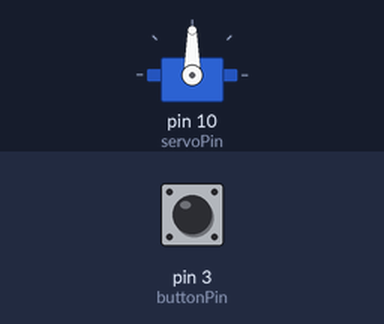
A sketch run on a simulated Arduino Uno, built with avr-gcc and run on an emulated ATmega328P. Shown: servo. The test bench sets the inputs (shaded band); at power-on: pin 3 (buttonPin) LOW.

Above: at 1.2 s.
1.3 s: pin 3 (buttonPin) pulled HIGH for 3.2 s
At 4.7 s:
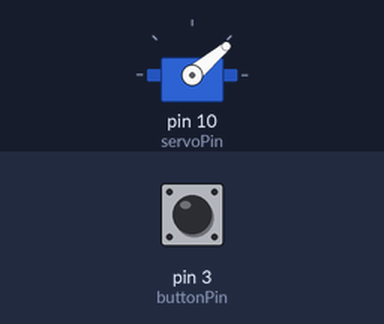
6.0 s: pin 3 (buttonPin) pulled HIGH for 3.2 s
At 7.8 s:
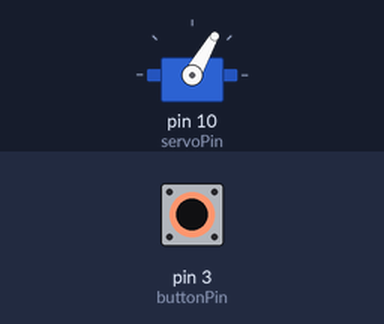
10.7 s: pin 3 (buttonPin) pulled HIGH for 3.2 s
At 14.2 s:
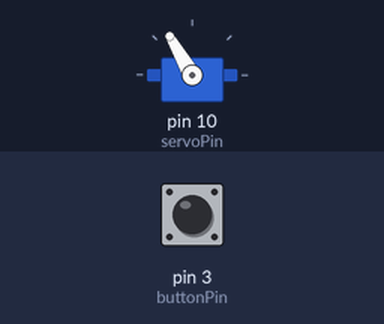
15.4 s: pin 3 (buttonPin) pulled HIGH for 3.2 s
At 19.0 s:
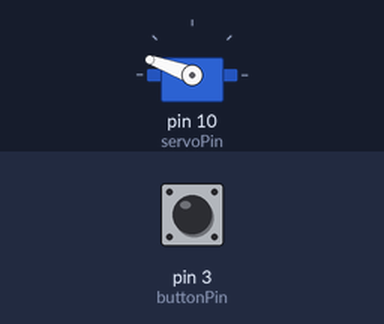
20.1 s: pin 3 (buttonPin) driven HIGH
At 22.9 s:
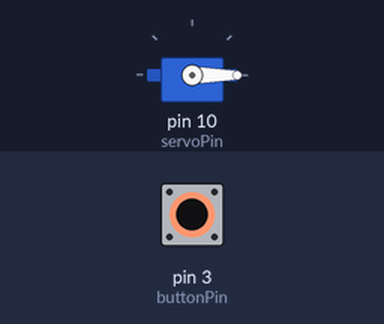
23.1 s: pin 3 (buttonPin) driven LOW
At 24.1 s:
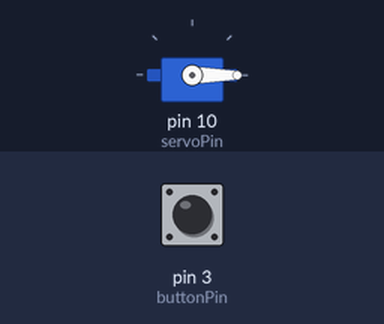
Timing chart, 0 to 25.6 s (numbered marks = the images above; inputs shaded):
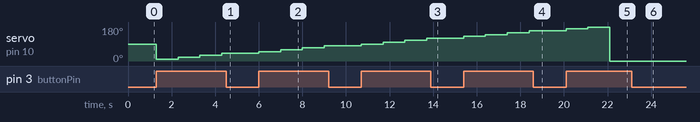

The sketch:

other_code.ino
```cpp
#include <Servo.h>

Servo myservo;  // 서보모터 객체 생성
int buttonPin = 3; // 버튼 핀
int servoPin = 10;  // 서보모터 핀
int buttonState = 0;  // 버튼 상태
int angle = 0;  // 현재 각도

void setup() {
  myservo.attach(servoPin);  // 서보모터를 10번 핀에 연결
  pinMode(buttonPin, INPUT);  // 버튼 핀을 입력으로 설정
}

void loop() {
  buttonState = digitalRead(buttonPin);  // 버튼 상태를 읽음

  // 버튼을 누르면
  if (buttonState == HIGH) {
    angle += 10;  // 각도를 10도 증가
    if (angle > 180) {  // 최대 각도(90도)에 도달하면
      angle = 0;  // 각도를 0으로 초기화
    }
    myservo.write(angle);  // 현재 각도로 서보모터를 회전
    delay(1000);  // 0.1초간 대기
  }
}
```

Measured:
- after the input at 1.3 s, servo on pin 10 (servoPin): 90° → 10° at once, → 20° 1.0 s later, → 30° 1.0 s later, → 40° 1.0 s later
- after the input at 6.0 s, servo on pin 10 (servoPin): 40° → 50° at once, → 60° 1.0 s later, → 70° 1.0 s later, → 80° 1.0 s later
- after the input at 10.7 s, servo on pin 10 (servoPin): 80° → 90° at once, → 100° 1.0 s later, → 110° 1.0 s later, → 120° 1.0 s later
- after the input at 15.4 s, servo on pin 10 (servoPin): 120° → 130° at once, → 140° 1.0 s later, → 150° 1.0 s later, → 160° 1.0 s later
- after the input at 20.1 s, servo on pin 10 (servoPin): 160° → 170° at once, → 180° 1.0 s later, → 0° 1.0 s later
- after the input at 23.1 s, servo on pin 10 (servoPin): stays 0° (without the input it goes to 10° after 0.00 s)
